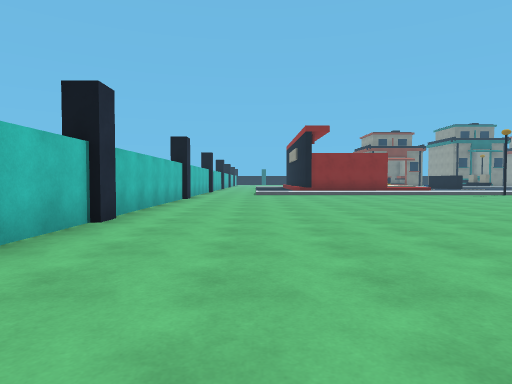
view 1 (above)

24 first-person views from a walk through a 3-D level made in the Unity game engine. The camera is 1.2 m above the floor, tilts 2° down and sees 75° across. The floor is counted in squares, 2 m on a side. Each view is taken from the middle of a square. On the plan, view 1 faces up. The plan holds only what a view shows up to about 10 squares ahead; the rest is blank. The place goes on beyond the plan. Surface patterns are stand-ins for the level's own textures.

view 2
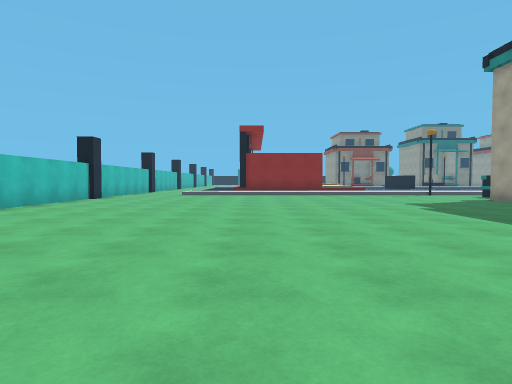

view 3
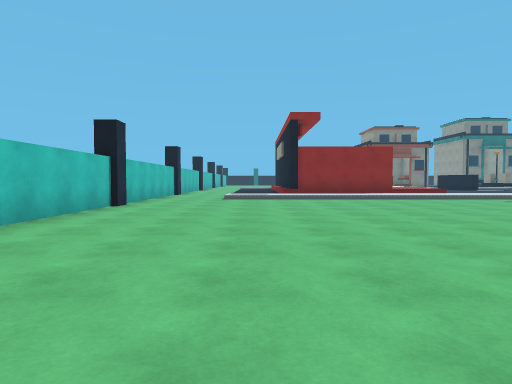

view 4
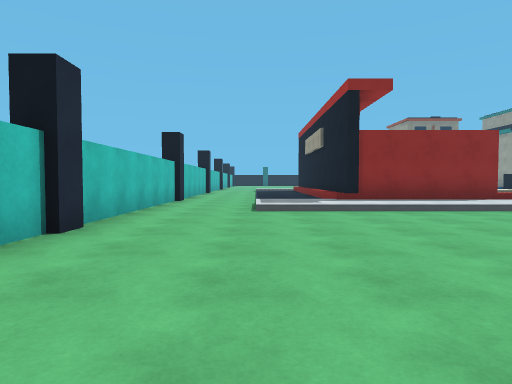

view 5
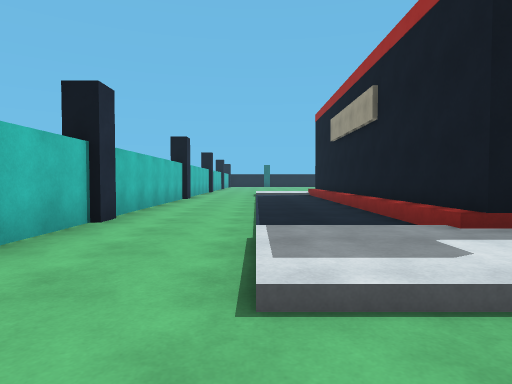

view 6
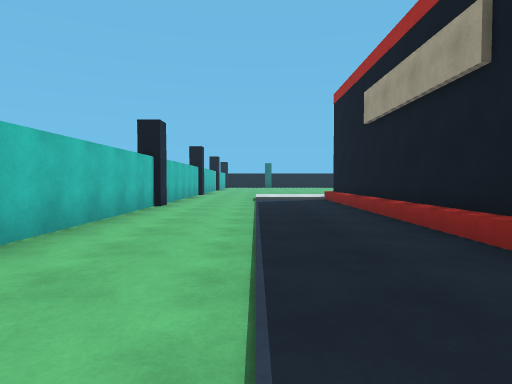

view 7
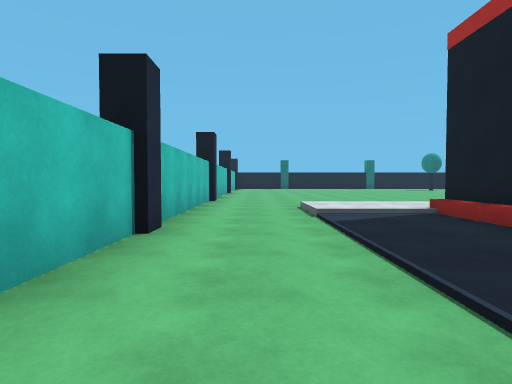

view 8
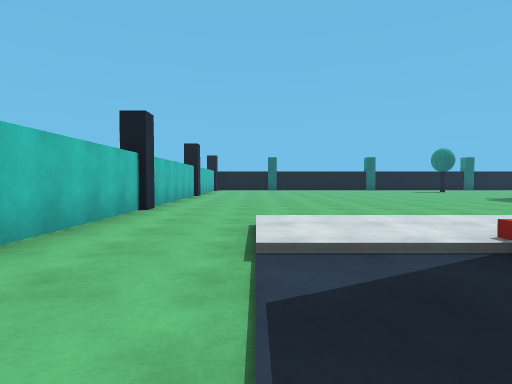

view 9
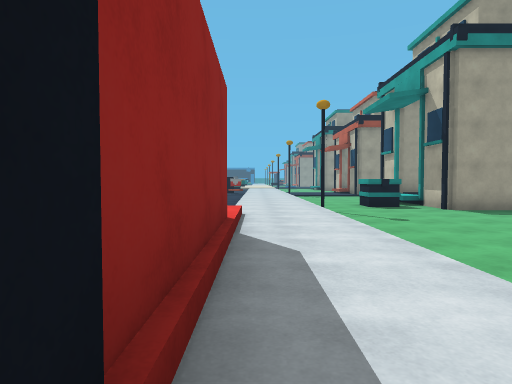

view 10
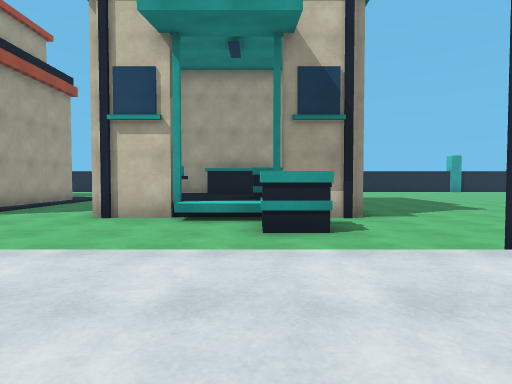

view 11
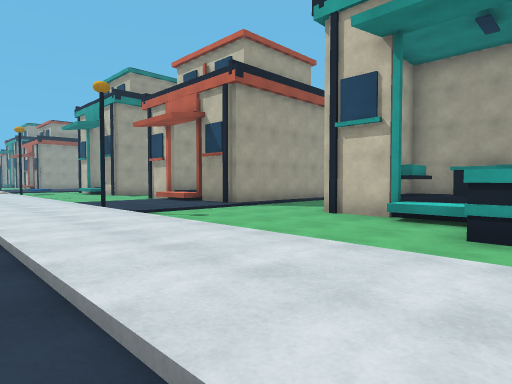

view 12
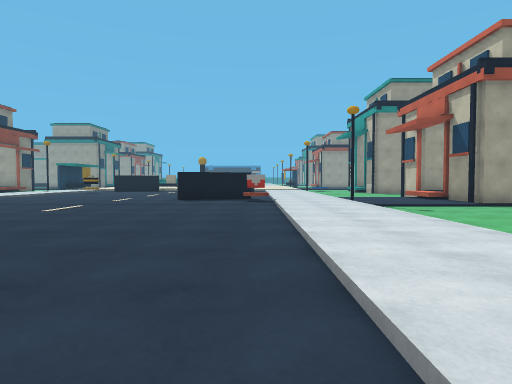

view 13
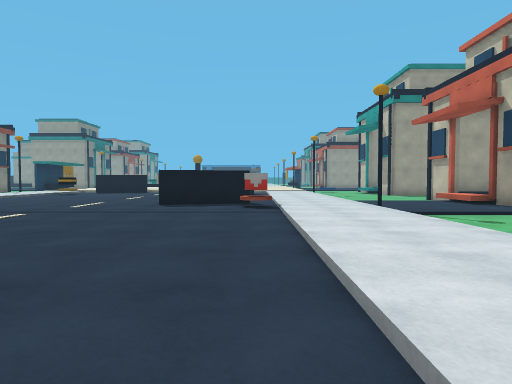

view 14
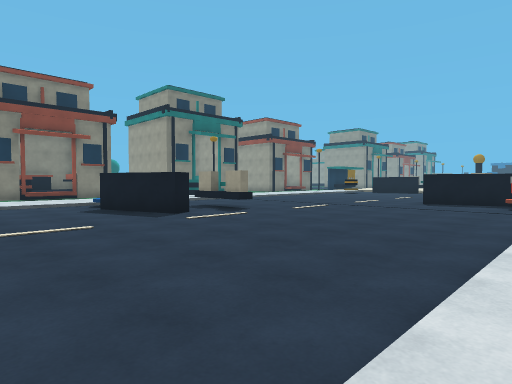

view 15
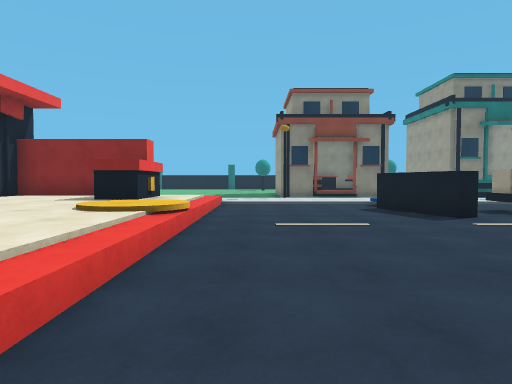

view 16
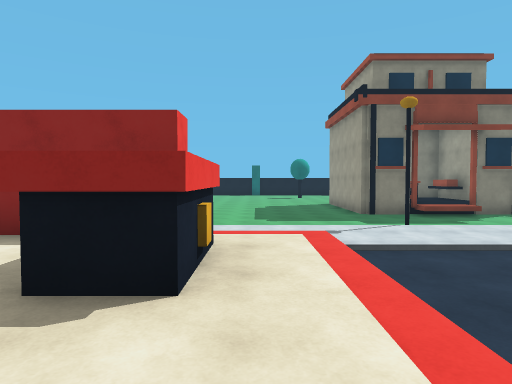

view 17
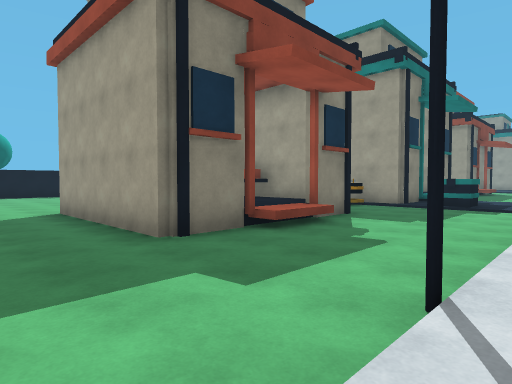

view 18
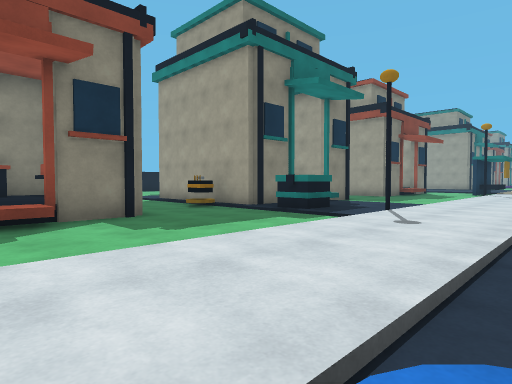

view 19
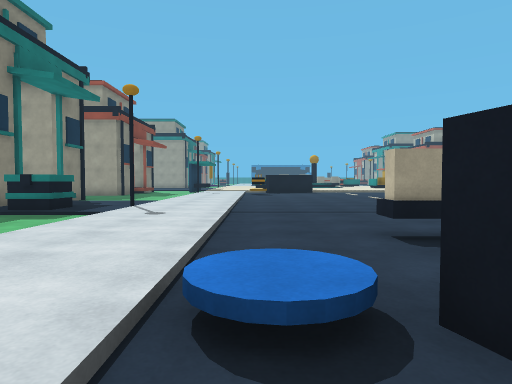

view 20
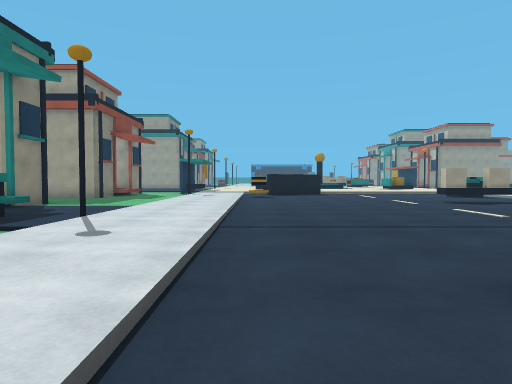

view 21
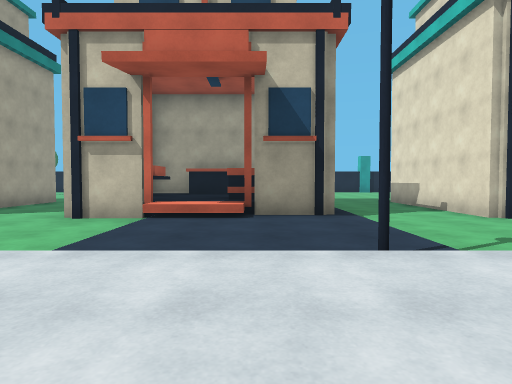

view 22
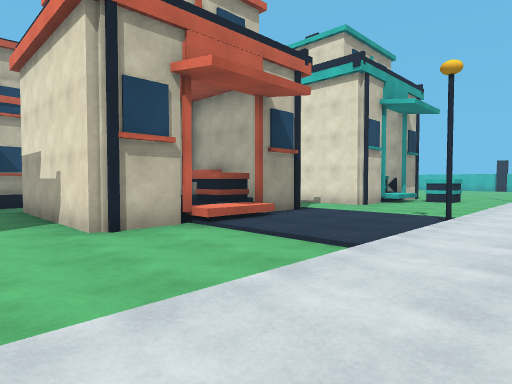

view 23
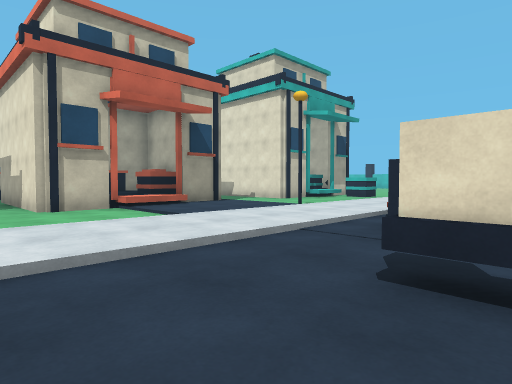

view 24
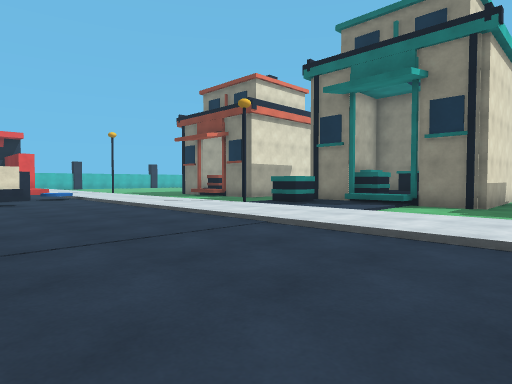

### Floor plan
Key: @ floor where view 1 was taken; # wall or solid block; x gap in a wall; . main floor; : floor 0.25 m higher than the main floor; + floor 0.5 m higher than the main floor; * floor 0.75 m higher than the main floor; / step, stairs or slope; ^ raised ledge; O other object.
Columns run from 3 left of view 1 to 24 right of it. Each row starts with its distance up from view 1.
 32 #.......... .#  ^^#..#   #
 31 #.......... .#  ^^#.O#O+ #.
 30 #............##^^##..##+##.
 29 #....................O.....
 28 #....................O.....
 27 #...       ..#.............
 26 #../::   :::::::::::::::::::
 25 #../::   :::::::::::::::::::
 24 #....#### */...//...........
 23 #....#***O*/...#............
 22 #....# **O*/...#.O..........
 21 #....# ***//... xO..........
 20 #....#  ***/.:..:..:..:..:.
 19 #....#   *//.............O.
 18 #....#   **/..........#..O..
 17 #....#    */..........##....
 16 #....#####*/.........O//....
 15 #../////////::::::::::::::::
 14 #../::::::::::::::::::::::::
 13 #............#.......#......
 12 #.............O.............
 11 #.............OO............
 10 #............#^^^##..##+##..
  9 #............ OO^^#..#O++#..
  8 #............  ^^^#..#+++#..
  7 #............  ^^^#..#+^+#..
  6 #...........    ###..#####.
  5 #..........              ..
  4 #.........               ##
  3 #.........
  2  ........
  1   ......
  0    @  .

Where each view was taken, in squares from view 1:
view 1: 0 up, 0 right, facing up
view 2: 0 up, 3 right, facing up
view 3: 3 up, 1 right, facing up
view 4: 7 up, 0 right, facing up
view 5: 12 up, 0 right, facing up
view 6: 15 up, 0 right, facing up
view 7: 19 up, 1 left, facing up
view 8: 22 up, 0 right, facing up
view 9: 15 up, 2 right, facing right
view 10: 16 up, 12 right, facing down
view 11: 16 up, 11 right, facing down-right
view 12: 16 up, 9 right, facing right
view 13: 16 up, 11 right, facing right
view 14: 15 up, 9 right, facing up-right
view 15: 15 up, 9 right, facing up
view 16: 20 up, 7 right, facing up
view 17: 26 up, 8 right, facing up-right
view 18: 24 up, 12 right, facing up-right
view 19: 24 up, 11 right, facing right
view 20: 24 up, 13 right, facing right
view 21: 16 up, 19 right, facing down
view 22: 15 up, 24 right, facing down-left
view 23: 18 up, 24 right, facing down-left
view 24: 21 up, 24 right, facing up-left
